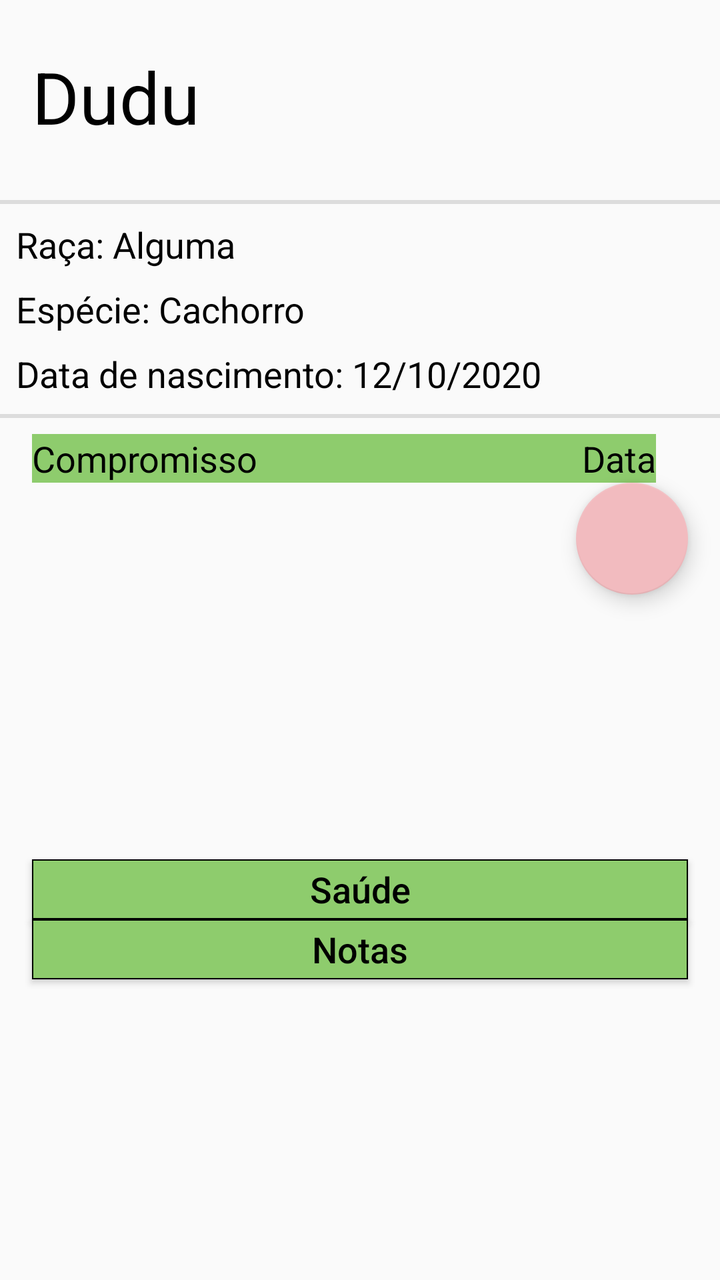
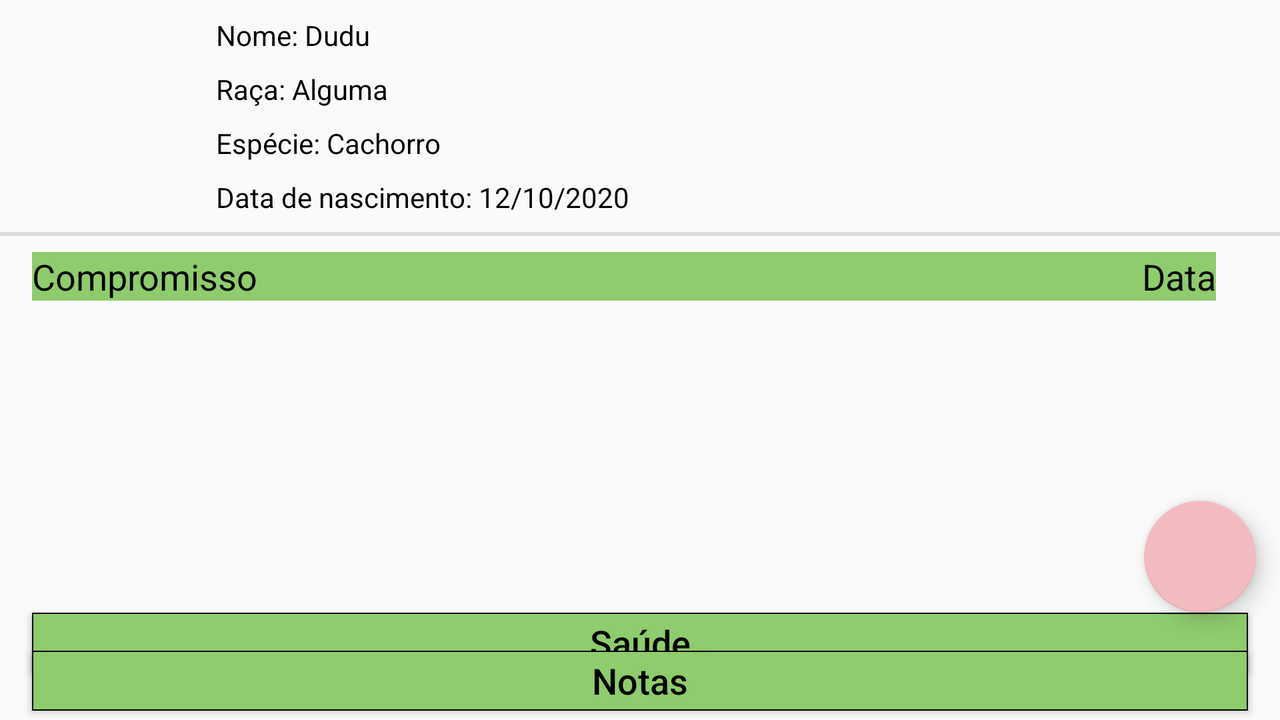

One screen, two layout resources from the same app: the default and the repository's alternative for another configuration. Each is rendered where Android would select it; the XML of both is given below.
<!-- AndroidManifest.xml: application theme AppTheme -->
<!-- res/layout/activity_perfil_animal.xml -->
<?xml version="1.0" encoding="utf-8"?>
<androidx.constraintlayout.widget.ConstraintLayout xmlns:android="http://schemas.android.com/apk/res/android"
    xmlns:app="http://schemas.android.com/apk/res-auto"
    xmlns:tools="http://schemas.android.com/tools"
    android:layout_width="match_parent"
    android:layout_height="match_parent"
    tools:context=".PerfilAnimal">

    <ImageView
        android:id="@+id/imvPerfil"
        android:layout_width="100dp"
        android:layout_height="100dp"
        app:layout_constraintEnd_toEndOf="parent"
        app:layout_constraintTop_toTopOf="parent"
        app:srcCompat="@drawable/ic_baseline_account_circle_24"
        tools:srcCompat="@drawable/ic_baseline_account_circle_24"
        tools:visibility="visible" />

    <TextView
        android:id="@+id/tvNomeAnimal"
        android:layout_width="0dp"
        android:layout_height="wrap_content"
        android:layout_marginStart="16dp"
        android:layout_marginLeft="16dp"
        android:layout_marginTop="24dp"
        android:hint="Dudu"
        android:textColorHint="#000000"
        android:textSize="36sp"
        app:layout_constraintStart_toStartOf="parent"
        app:layout_constraintTop_toTopOf="parent" />

    <View
        android:id="@+id/divider"
        android:layout_width="match_parent"
        android:layout_height="2dp"
        android:background="?android:attr/listDivider"
        app:layout_constraintEnd_toEndOf="parent"
        app:layout_constraintStart_toStartOf="parent"
        app:layout_constraintTop_toBottomOf="@+id/imvPerfil" />

    <TextView
        android:id="@+id/tvRaca"
        android:layout_width="wrap_content"
        android:layout_height="wrap_content"
        android:layout_marginStart="8dp"
        android:layout_marginLeft="8dp"
        android:layout_marginTop="8dp"
        android:hint="Raça: Alguma"
        android:textColorHint="#000000"
        android:textSize="18sp"
        app:layout_constraintStart_toStartOf="parent"
        app:layout_constraintTop_toBottomOf="@+id/divider" />

    <TextView
        android:id="@+id/tvEspecie"
        android:layout_width="wrap_content"
        android:layout_height="wrap_content"
        android:layout_marginStart="8dp"
        android:layout_marginLeft="8dp"
        android:layout_marginTop="8dp"
        android:hint="Espécie: Cachorro"
        android:textColorHint="#000000"
        android:textSize="18sp"
        app:layout_constraintStart_toStartOf="parent"
        app:layout_constraintTop_toBottomOf="@+id/tvRaca" />

    <TextView
        android:id="@+id/tvDtNascimento"
        android:layout_width="wrap_content"
        android:layout_height="wrap_content"
        android:layout_marginStart="8dp"
        android:layout_marginLeft="8dp"
        android:layout_marginTop="8dp"
        android:hint="Data de nascimento: 12/10/2020"
        android:textColorHint="#000000"
        android:textSize="18sp"
        app:layout_constraintStart_toStartOf="parent"
        app:layout_constraintTop_toBottomOf="@+id/tvEspecie" />

    <View
        android:id="@+id/divider2"
        android:layout_width="match_parent"
        android:layout_height="2dp"
        android:layout_marginTop="8dp"
        android:background="?android:attr/listDivider"
        app:layout_constraintEnd_toEndOf="parent"
        app:layout_constraintStart_toStartOf="parent"
        app:layout_constraintTop_toBottomOf="@+id/tvDtNascimento" />

    <Button
        android:id="@+id/btnSaude"
        android:layout_width="0dp"
        android:layout_height="30dp"
        android:layout_marginStart="16dp"
        android:layout_marginLeft="16dp"
        android:layout_marginTop="8dp"
        android:layout_marginEnd="16dp"
        android:layout_marginRight="16dp"
        android:background="@drawable/costume_botao_principal"
        android:hint="Saúde"
        android:textColorHint="#000000"
        android:textSize="18sp"
        app:layout_constraintBottom_toBottomOf="parent"
        app:layout_constraintEnd_toEndOf="parent"
        app:layout_constraintStart_toStartOf="parent"
        app:layout_constraintTop_toBottomOf="@+id/rvCompromissos" />

    <Button
        android:id="@+id/btnNotas"
        android:layout_width="0dp"
        android:layout_height="30dp"
        android:layout_marginStart="16dp"
        android:layout_marginLeft="16dp"
        android:layout_marginEnd="16dp"
        android:layout_marginRight="16dp"
        android:background="@drawable/costume_botao_principal"
        android:hint="Notas"
        android:textColorHint="#000000"
        android:textSize="18sp"
        app:layout_constraintEnd_toEndOf="parent"
        app:layout_constraintStart_toStartOf="parent"
        app:layout_constraintTop_toBottomOf="@+id/btnSaude" />

    <androidx.recyclerview.widget.RecyclerView
        android:id="@+id/rvCompromissos"
        android:layout_width="0dp"
        android:layout_height="wrap_content"
        app:layout_constraintEnd_toEndOf="parent"
        app:layout_constraintStart_toStartOf="parent"
        app:layout_constraintTop_toBottomOf="@+id/tvNomeCompromisso" />

    <TextView
        android:id="@+id/tvNomeCompromisso"
        android:layout_width="0dp"
        android:layout_height="wrap_content"
        android:layout_marginStart="16dp"
        android:layout_marginLeft="16dp"
        android:layout_marginTop="8dp"
        android:background="#8ECC6D"
        android:hint="Compromisso"
        android:textColorHint="#000000"
        android:textSize="18sp"
        app:layout_constraintEnd_toStartOf="@+id/tvDtCompromisso"
        app:layout_constraintStart_toStartOf="parent"
        app:layout_constraintTop_toBottomOf="@+id/divider2" />

    <TextView
        android:id="@+id/tvDtCompromisso"
        android:layout_width="0dp"
        android:layout_height="wrap_content"
        android:layout_marginTop="8dp"
        android:layout_marginEnd="32dp"
        android:layout_marginRight="32dp"
        android:background="#8ECC6D"
        android:hint="Data"
        android:textColorHint="#000000"
        android:textSize="18sp"
        app:layout_constraintEnd_toEndOf="parent"
        app:layout_constraintTop_toBottomOf="@+id/divider2" />

    <com.google.android.material.floatingactionbutton.FloatingActionButton
        android:id="@+id/fabtnPerfil"
        android:layout_width="wrap_content"
        android:layout_height="wrap_content"
        android:layout_marginEnd="16dp"
        android:layout_marginRight="16dp"
        android:clickable="true"
        app:backgroundTint="#F2BBBF"
        app:layout_constraintEnd_toEndOf="parent"
        app:layout_constraintTop_toBottomOf="@+id/rvCompromissos"
        app:srcCompat="@drawable/ic_baseline_add_24" />

</androidx.constraintlayout.widget.ConstraintLayout>
<!-- resources referenced by this layout -->
<resources>
  <!-- drawable costume_botao_principal (drawable) -->
  <?xml version="1.0" encoding="utf-8"?>
  <shape xmlns:android="http://schemas.android.com/apk/res/android"
      android:shape="rectangle">
      <gradient android:startColor="#8ECC6D"
          android:endColor="#8ECC6D"
          android:angle="270" />
      <corners android:radius="0dp" />
      <stroke android:width="2px" android:color="#000000" />
  </shape>
  <style name="AppTheme" parent="Base.Theme.AppCompat.Light.DarkActionBar">
          
          <item name="colorPrimary">#8ECC6D</item>
          <item name="colorPrimaryDark">#8ECC6D</item>
          <item name="colorAccent">@color/colorAccent</item>
      </style>
  <color name="colorAccent">#03DAC5</color>
</resources>
<!-- res/layout-land/activity_perfil_animal.xml (the repository's variant of the layout above) -->
<!-- drawn on the phone turned sideways -->
<?xml version="1.0" encoding="utf-8"?>
<androidx.constraintlayout.widget.ConstraintLayout xmlns:android="http://schemas.android.com/apk/res/android"
    xmlns:app="http://schemas.android.com/apk/res-auto"
    xmlns:tools="http://schemas.android.com/tools"
    android:layout_width="match_parent"
    android:layout_height="match_parent"
    tools:context=".PerfilAnimal">

    <ImageView
        android:id="@+id/imvPerfil"
        android:layout_width="100dp"
        android:layout_height="100dp"
        app:srcCompat="@drawable/ic_baseline_account_circle_24"
        tools:layout_editor_absoluteX="0dp"
        tools:layout_editor_absoluteY="2dp"
        tools:srcCompat="@drawable/ic_baseline_account_circle_24"
        tools:visibility="visible" />

    <TextView
        android:id="@+id/tvNomeAnimal"
        android:layout_width="0dp"
        android:layout_height="wrap_content"
        android:layout_marginStart="8dp"
        android:layout_marginLeft="8dp"
        android:layout_marginTop="8dp"
        android:hint="Nome: Dudu"
        android:textColorHint="#000000"
        android:textSize="14sp"
        app:layout_constraintStart_toEndOf="@+id/imvPerfil"
        app:layout_constraintTop_toTopOf="parent" />

    <TextView
        android:id="@+id/tvRaca"
        android:layout_width="wrap_content"
        android:layout_height="wrap_content"
        android:layout_marginStart="8dp"
        android:layout_marginLeft="8dp"
        android:layout_marginTop="8dp"
        android:hint="Raça: Alguma"
        android:textColorHint="#000000"
        android:textSize="14sp"
        app:layout_constraintStart_toEndOf="@+id/imvPerfil"
        app:layout_constraintTop_toBottomOf="@+id/tvNomeAnimal" />

    <TextView
        android:id="@+id/tvEspecie"
        android:layout_width="wrap_content"
        android:layout_height="wrap_content"
        android:layout_marginStart="8dp"
        android:layout_marginLeft="8dp"
        android:layout_marginTop="8dp"
        android:hint="Espécie: Cachorro"
        android:textColorHint="#000000"
        android:textSize="14sp"
        app:layout_constraintStart_toEndOf="@+id/imvPerfil"
        app:layout_constraintTop_toBottomOf="@+id/tvRaca" />

    <TextView
        android:id="@+id/tvDtNascimento"
        android:layout_width="wrap_content"
        android:layout_height="wrap_content"
        android:layout_marginStart="8dp"
        android:layout_marginLeft="8dp"
        android:layout_marginTop="8dp"
        android:hint="Data de nascimento: 12/10/2020"
        android:textColorHint="#000000"
        android:textSize="14sp"
        app:layout_constraintStart_toEndOf="@+id/imvPerfil"
        app:layout_constraintTop_toBottomOf="@+id/tvEspecie" />

    <View
        android:id="@+id/divider2"
        android:layout_width="match_parent"
        android:layout_height="2dp"
        android:layout_marginTop="8dp"
        android:background="?android:attr/listDivider"
        app:layout_constraintEnd_toEndOf="parent"
        app:layout_constraintStart_toStartOf="parent"
        app:layout_constraintTop_toBottomOf="@+id/tvDtNascimento" />

    <Button
        android:id="@+id/btnSaude"
        android:layout_width="0dp"
        android:layout_height="30dp"
        android:layout_marginStart="16dp"
        android:layout_marginLeft="16dp"
        android:layout_marginEnd="16dp"
        android:layout_marginRight="16dp"
        android:background="@drawable/costume_botao_principal"
        android:hint="Saúde"
        android:textColorHint="#000000"
        android:textSize="18sp"
        app:layout_constraintEnd_toEndOf="parent"
        app:layout_constraintHorizontal_bias="1.0"
        app:layout_constraintStart_toStartOf="parent"
        app:layout_constraintTop_toBottomOf="@+id/fabtnPerfil" />

    <Button
        android:id="@+id/btnNotas"
        android:layout_width="0dp"
        android:layout_height="30dp"
        android:layout_marginStart="16dp"
        android:layout_marginLeft="16dp"
        android:layout_marginEnd="16dp"
        android:layout_marginRight="16dp"
        android:layout_marginBottom="16dp"
        android:background="@drawable/costume_botao_principal"
        android:hint="Notas"
        android:textColorHint="#000000"
        android:textSize="18sp"
        app:layout_constraintBottom_toBottomOf="parent"
        app:layout_constraintEnd_toEndOf="parent"
        app:layout_constraintStart_toStartOf="parent"
        app:layout_constraintTop_toBottomOf="@+id/btnSaude" />

    <androidx.recyclerview.widget.RecyclerView
        android:id="@+id/rvCompromissos"
        android:layout_width="0dp"
        android:layout_height="100dp"
        app:layout_constraintEnd_toEndOf="parent"
        app:layout_constraintStart_toStartOf="parent"
        app:layout_constraintTop_toBottomOf="@+id/tvNomeCompromisso" />

    <TextView
        android:id="@+id/tvNomeCompromisso"
        android:layout_width="0dp"
        android:layout_height="wrap_content"
        android:layout_marginStart="16dp"
        android:layout_marginLeft="16dp"
        android:layout_marginTop="8dp"
        android:background="#8ECC6D"
        android:hint="Compromisso"
        android:textColorHint="#000000"
        android:textSize="18sp"
        app:layout_constraintEnd_toStartOf="@+id/tvDtCompromisso"
        app:layout_constraintHorizontal_bias="0.0"
        app:layout_constraintStart_toStartOf="parent"
        app:layout_constraintTop_toBottomOf="@+id/divider2" />

    <TextView
        android:id="@+id/tvDtCompromisso"
        android:layout_width="0dp"
        android:layout_height="wrap_content"
        android:layout_marginTop="8dp"
        android:layout_marginEnd="32dp"
        android:layout_marginRight="32dp"
        android:background="#8ECC6D"
        android:hint="Data"
        android:textColorHint="#000000"
        android:textSize="18sp"
        app:layout_constraintEnd_toEndOf="parent"
        app:layout_constraintTop_toBottomOf="@+id/divider2" />

    <com.google.android.material.floatingactionbutton.FloatingActionButton
        android:id="@+id/fabtnPerfil"
        android:layout_width="wrap_content"
        android:layout_height="wrap_content"
        android:layout_marginEnd="12dp"
        android:layout_marginRight="12dp"
        android:clickable="true"
        app:backgroundTint="#F2BBBF"
        app:layout_constraintEnd_toEndOf="parent"
        app:layout_constraintTop_toBottomOf="@+id/rvCompromissos"
        app:srcCompat="@drawable/ic_baseline_add_24" />

</androidx.constraintlayout.widget.ConstraintLayout>
